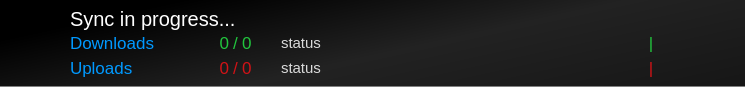
<?xml version="1.0" encoding="UTF-8"?>
<ui version="4.0">
 <class>SyncTransferItem</class>
 <widget class="QWidget" name="SyncTransferItem">
  <property name="geometry">
   <rect>
    <x>0</x>
    <y>0</y>
    <width>745</width>
    <height>87</height>
   </rect>
  </property>
  <property name="windowTitle">
   <string>SyncTransferItem</string>
  </property>
  <property name="styleSheet">
   <string notr="true">QFrame#content_frame {
	border: 0px;
	border-bottom: 1px solid grey;
	background-color: qlineargradient(spread:pad, x1:0, y1:0.466182, x2:1, y2:1, stop:0 rgba(0, 0, 0, 255), stop:0.462312 rgba(34, 34, 34, 255), stop:1 rgba(22, 22, 22, 255));
}

QLabel {
	color: rgb(218, 218, 218);
	font-size: 13pt;
}

QLabel#dl_present, #dl_total, #dl_separator, #dl_separator2 {
	color: rgb(33, 198, 61);
}

QLabel#ul_present, #ul_total, #ul_separator, #ul_separator2 {
	color: rgb(209, 18, 22);
}

QLabel#status_label {
	font-size: 15pt;
	color: white;
}

QLabel#dl_status, #ul_status {
	font-size: 11pt;
}

QLabel#label_dl, #label_ul {
	color: #0099FF;
	font: arial;
	font-size: 13pt;
}</string>
  </property>
  <layout class="QHBoxLayout" name="horizontalLayout_2">
   <property name="spacing">
    <number>0</number>
   </property>
   <property name="margin">
    <number>0</number>
   </property>
   <item>
    <widget class="QFrame" name="content_frame">
     <property name="frameShape">
      <enum>QFrame::StyledPanel</enum>
     </property>
     <property name="frameShadow">
      <enum>QFrame::Raised</enum>
     </property>
     <layout class="QHBoxLayout" name="horizontalLayout_3">
      <property name="leftMargin">
       <number>0</number>
      </property>
      <property name="topMargin">
       <number>6</number>
      </property>
      <property name="rightMargin">
       <number>10</number>
      </property>
      <property name="bottomMargin">
       <number>6</number>
      </property>
      <item>
       <widget class="QLabel" name="main_icon">
        <property name="sizePolicy">
         <sizepolicy hsizetype="Fixed" vsizetype="Preferred">
          <horstretch>0</horstretch>
          <verstretch>0</verstretch>
         </sizepolicy>
        </property>
        <property name="minimumSize">
         <size>
          <width>64</width>
          <height>0</height>
         </size>
        </property>
        <property name="maximumSize">
         <size>
          <width>64</width>
          <height>16777215</height>
         </size>
        </property>
        <property name="text">
         <string/>
        </property>
        <property name="alignment">
         <set>Qt::AlignCenter</set>
        </property>
        <property name="indent">
         <number>0</number>
        </property>
       </widget>
      </item>
      <item>
       <layout class="QVBoxLayout" name="verticalLayout">
        <property name="spacing">
         <number>0</number>
        </property>
        <item>
         <widget class="QLabel" name="status_label">
          <property name="text">
           <string>Sync in progress...</string>
          </property>
         </widget>
        </item>
        <item>
         <layout class="QHBoxLayout" name="horizontalLayout">
          <property name="spacing">
           <number>4</number>
          </property>
          <item>
           <widget class="QLabel" name="label_dl">
            <property name="minimumSize">
             <size>
              <width>120</width>
              <height>0</height>
             </size>
            </property>
            <property name="text">
             <string>Downloads</string>
            </property>
           </widget>
          </item>
          <item>
           <widget class="QLabel" name="dl_present">
            <property name="minimumSize">
             <size>
              <width>35</width>
              <height>0</height>
             </size>
            </property>
            <property name="text">
             <string>0</string>
            </property>
            <property name="alignment">
             <set>Qt::AlignRight|Qt::AlignTrailing|Qt::AlignVCenter</set>
            </property>
           </widget>
          </item>
          <item>
           <widget class="QLabel" name="dl_separator">
            <property name="font">
             <font>
              <pointsize>13</pointsize>
             </font>
            </property>
            <property name="text">
             <string>/</string>
            </property>
           </widget>
          </item>
          <item>
           <widget class="QLabel" name="dl_total">
            <property name="minimumSize">
             <size>
              <width>35</width>
              <height>0</height>
             </size>
            </property>
            <property name="text">
             <string>0</string>
            </property>
           </widget>
          </item>
          <item>
           <widget class="QLabel" name="dl_status">
            <property name="text">
             <string>status</string>
            </property>
           </widget>
          </item>
          <item>
           <spacer name="horizontalSpacer">
            <property name="orientation">
             <enum>Qt::Horizontal</enum>
            </property>
            <property name="sizeHint" stdset="0">
             <size>
              <width>40</width>
              <height>20</height>
             </size>
            </property>
           </spacer>
          </item>
          <item>
           <widget class="QLabel" name="dl_timer_label">
            <property name="minimumSize">
             <size>
              <width>60</width>
              <height>0</height>
             </size>
            </property>
            <property name="text">
             <string/>
            </property>
            <property name="alignment">
             <set>Qt::AlignRight|Qt::AlignTrailing|Qt::AlignVCenter</set>
            </property>
           </widget>
          </item>
          <item>
           <widget class="QLabel" name="dl_separator2">
            <property name="minimumSize">
             <size>
              <width>20</width>
              <height>0</height>
             </size>
            </property>
            <property name="text">
             <string>|</string>
            </property>
            <property name="alignment">
             <set>Qt::AlignCenter</set>
            </property>
           </widget>
          </item>
          <item>
           <widget class="QLabel" name="dl_size">
            <property name="minimumSize">
             <size>
              <width>70</width>
              <height>0</height>
             </size>
            </property>
            <property name="text">
             <string/>
            </property>
            <property name="alignment">
             <set>Qt::AlignLeading|Qt::AlignLeft|Qt::AlignVCenter</set>
            </property>
           </widget>
          </item>
         </layout>
        </item>
        <item>
         <layout class="QHBoxLayout" name="horizontalLayout_4">
          <property name="spacing">
           <number>4</number>
          </property>
          <item>
           <widget class="QLabel" name="label_ul">
            <property name="minimumSize">
             <size>
              <width>120</width>
              <height>0</height>
             </size>
            </property>
            <property name="text">
             <string>Uploads</string>
            </property>
           </widget>
          </item>
          <item>
           <widget class="QLabel" name="ul_present">
            <property name="minimumSize">
             <size>
              <width>35</width>
              <height>0</height>
             </size>
            </property>
            <property name="text">
             <string>0</string>
            </property>
            <property name="alignment">
             <set>Qt::AlignRight|Qt::AlignTrailing|Qt::AlignVCenter</set>
            </property>
           </widget>
          </item>
          <item>
           <widget class="QLabel" name="ul_separator">
            <property name="text">
             <string>/</string>
            </property>
           </widget>
          </item>
          <item>
           <widget class="QLabel" name="ul_total">
            <property name="minimumSize">
             <size>
              <width>35</width>
              <height>0</height>
             </size>
            </property>
            <property name="text">
             <string>0</string>
            </property>
           </widget>
          </item>
          <item>
           <widget class="QLabel" name="ul_status">
            <property name="text">
             <string>status</string>
            </property>
           </widget>
          </item>
          <item>
           <spacer name="horizontalSpacer_2">
            <property name="orientation">
             <enum>Qt::Horizontal</enum>
            </property>
            <property name="sizeHint" stdset="0">
             <size>
              <width>40</width>
              <height>20</height>
             </size>
            </property>
           </spacer>
          </item>
          <item>
           <widget class="QLabel" name="ul_timer_label">
            <property name="minimumSize">
             <size>
              <width>60</width>
              <height>0</height>
             </size>
            </property>
            <property name="text">
             <string/>
            </property>
            <property name="alignment">
             <set>Qt::AlignRight|Qt::AlignTrailing|Qt::AlignVCenter</set>
            </property>
           </widget>
          </item>
          <item>
           <widget class="QLabel" name="ul_separator2">
            <property name="minimumSize">
             <size>
              <width>20</width>
              <height>0</height>
             </size>
            </property>
            <property name="text">
             <string>|</string>
            </property>
            <property name="alignment">
             <set>Qt::AlignCenter</set>
            </property>
           </widget>
          </item>
          <item>
           <widget class="QLabel" name="ul_size">
            <property name="minimumSize">
             <size>
              <width>70</width>
              <height>0</height>
             </size>
            </property>
            <property name="text">
             <string/>
            </property>
           </widget>
          </item>
         </layout>
        </item>
       </layout>
      </item>
     </layout>
    </widget>
   </item>
  </layout>
 </widget>
 <resources/>
 <connections/>
</ui>
